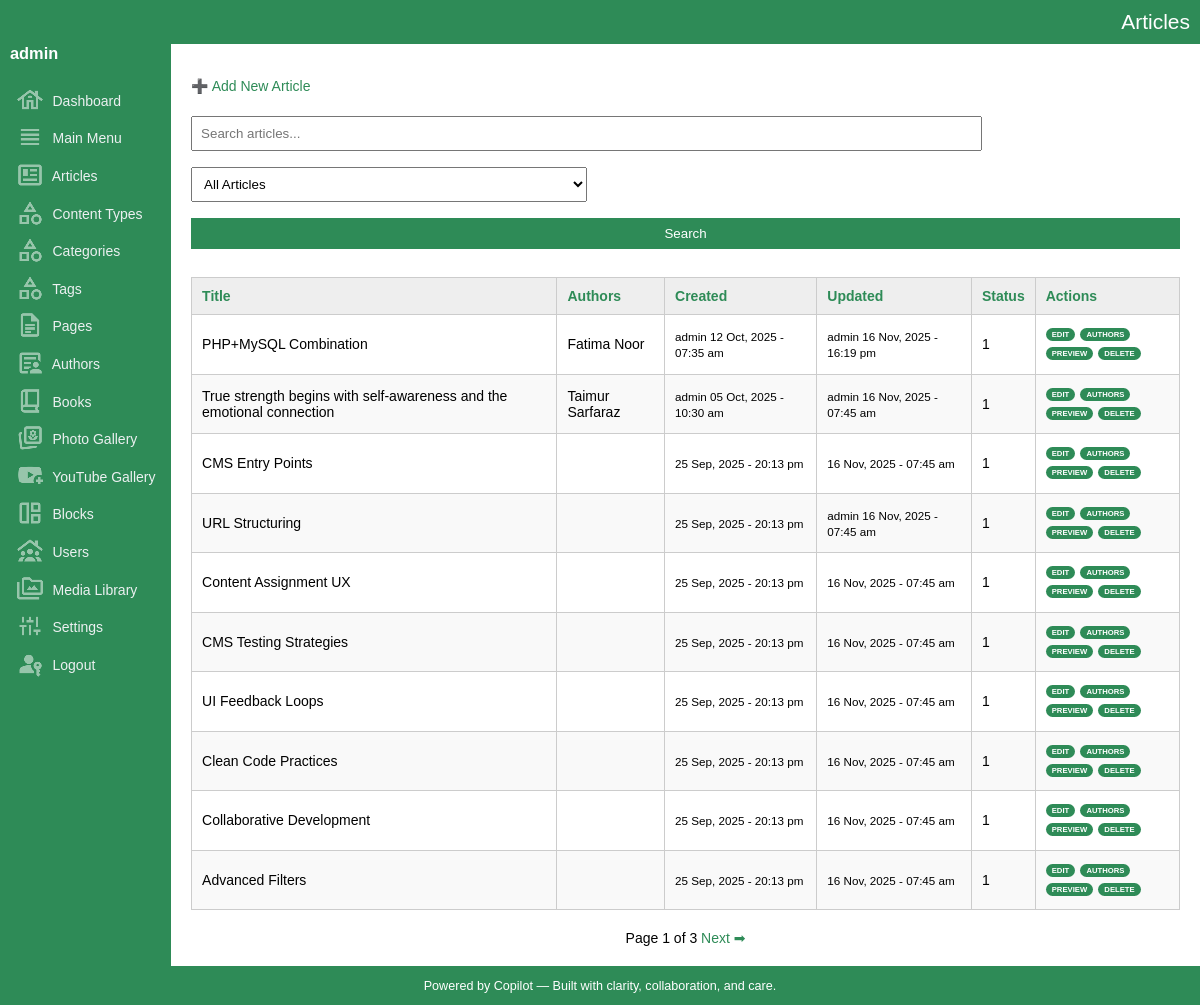
The page /admin/articles/list.php (signed in) on the database its author committed.
### tables this page shows
CREATE TABLE IF NOT EXISTS `articles` (
  `key_articles` int(10) UNSIGNED NOT NULL AUTO_INCREMENT,
  `key_media_banner` int(10) UNSIGNED DEFAULT '0',
  `document_code` varchar(50) NOT NULL DEFAULT '',
  `title` varchar(300) NOT NULL DEFAULT '',
  `title_sub` varchar(300) NOT NULL DEFAULT '',
  `article_snippet` varchar(1000) NOT NULL DEFAULT '',
  `article_content` mediumtext NOT NULL,
  `content_type` varchar(300) NOT NULL DEFAULT '',
  `book_indent_level` tinyint(4) NOT NULL DEFAULT '0',
  `url` varchar(200) NOT NULL DEFAULT '',
  `banner_image_url` varchar(2000) DEFAULT '',
  `sort` smallint(6) NOT NULL DEFAULT '0',
  `entry_date_time` datetime NOT NULL DEFAULT CURRENT_TIMESTAMP,
  `update_date_time` datetime NOT NULL DEFAULT CURRENT_TIMESTAMP ON UPDATE CURRENT_TIMESTAMP,
  `created_by` int(10) UNSIGNED DEFAULT NULL,
  `updated_by` int(10) UNSIGNED DEFAULT NULL,
  `is_featured` tinyint(1) NOT NULL DEFAULT '0',
  `show_on_home` tinyint(1) NOT NULL DEFAULT '1',
  `is_active` tinyint(1) DEFAULT '1',
  PRIMARY KEY (`key_articles`),
  KEY `fk_articles_media` (`key_media_banner`),
  KEY `entry_date_time` (`entry_date_time`),
  KEY `update_date_time` (`update_date_time`),
  KEY `is_active` (`is_active`),
  KEY `is_featured` (`is_featured`),
  KEY `document_code` (`document_code`)
);

CREATE TABLE IF NOT EXISTS `users` (
  `key_user` int(10) UNSIGNED NOT NULL AUTO_INCREMENT,
  `key_media_banner` int(10) UNSIGNED NOT NULL,
  `name` varchar(200) NOT NULL DEFAULT '',
  `username` varchar(100) NOT NULL,
  `password_hash` varchar(255) NOT NULL,
  `email` varchar(200) DEFAULT NULL,
  `role` enum('admin','editor','viewer') DEFAULT 'viewer',
  `is_active` tinyint(1) DEFAULT '1',
  `entry_date_time` datetime DEFAULT CURRENT_TIMESTAMP,
  `update_date_time` datetime DEFAULT CURRENT_TIMESTAMP ON UPDATE CURRENT_TIMESTAMP,
  `phone` varchar(20) DEFAULT NULL,
  `address` text,
  `city` varchar(100) DEFAULT NULL,
  `state` varchar(100) DEFAULT NULL,
  `country` varchar(100) DEFAULT NULL,
  `description` text,
  `url` varchar(200) DEFAULT NULL,
  `banner_image_url` varchar(2000) NOT NULL,
  PRIMARY KEY (`key_user`),
  UNIQUE KEY `username` (`username`)
);

### admin/articles/list.php (the view, shortened to what this page needs)
<?php
include_once('../../dbconnection.php');
include_once('../functions.php');
include_once('../layout.php');
?>
<p><a href="#" onclick="openModal()">➕ Add New Article</a></p>
<form method="get">
    <input type="text" name="q" placeholder="Search articles..." value="<?= htmlspecialchars($_GET['q'] ?? '') ?>">
    <select name="filter" onchange="this.form.submit()">
        <option value="">All Articles</option>
    </select>
    <input type="submit" value="Search">
</form>
<table>
	<thead>
		<tr>
			<th><?= sortLink('Title', 'title', $_GET['sort'] ?? '', $_GET['dir'] ?? '') ?></th>
			<th>Authors</th>
			<th><?= sortLink('Created', 'entry_date_time', $_GET['sort'] ?? '', $_GET['dir'] ?? '') ?></th>
			<th><?= sortLink('Updated', 'update_date_time', $_GET['sort'] ?? '', $_GET['dir'] ?? '') ?></th>
			<th><?= sortLink('Status', 'is_active', $_GET['sort'] ?? '', $_GET['dir'] ?? '') ?></th>
			<th>Actions</th>
		</tr>
	</thead>
	<tbody>
	<?php
	$limit = 10;
	$page = isset($_GET['page']) ? max(1, intval($_GET['page'])) : 1;
	$offset = ($page - 1) * $limit;
	$q = $_GET['q'] ?? '';
	$q = $conn->real_escape_string($q);
	$sort = $_GET['sort'] ?? 'entry_date_time';
	$dir = $_GET['dir'] ?? 'desc';
	$sql = "SELECT key_articles, title, article_snippet, entry_date_time, update_date_time, is_active
			FROM articles";
	$sql .= " ORDER BY $sort $dir LIMIT $limit OFFSET $offset";
	$result = $conn->query($sql);
	while ($row = $result->fetch_assoc()) {
		$keyArticles = $row['key_articles'];
		$createdUpdated = $conn->query("SELECT
			a.key_articles,
			u1.username AS creator,
			u2.username AS updater
			FROM articles a
			LEFT JOIN users u1 ON a.created_by = u1.key_user
			LEFT JOIN users u2 ON a.updated_by = u2.key_user
			WHERE key_articles = $keyArticles")->fetch_assoc();
		$authRes = $conn->query("SELECT a.name FROM authors a JOIN article_authors aa ON a.key_authors = aa.key_authors WHERE aa.key_articles = $keyArticles");
		$authorNames = [];
		while ($a = $authRes->fetch_assoc()) {
		  $authorNames[] = $a['name'];
		}
		$authorDisplay = implode(', ', $authorNames);
		$date_created = date_format(date_create($row["entry_date_time"]), "d M, Y - H:i a");
		$date_updated = date_format(date_create($row["update_date_time"]), "d M, Y - H:i a");
		echo "<tr>
		<td>{$row['title']}</td>
		<td>" . htmlspecialchars($authorDisplay) . "</td>
		<td><small>{$createdUpdated['creator']} $date_created</small></td>
		<td><small>{$createdUpdated['updater']} $date_updated</small></td>
		<td>{$row['is_active']}</td>
		<td class='record-action-links'>
		  <a href='#' onclick='editItem({$row['key_articles']}, \"get_article.php\", [\"title\",\"title_sub\",\"article_snippet\",\"article_content\",\"url\",\"book_indent_level\",\"banner_image_url\",\"key_media_banner\",\"sort\",\"entry_date_time\",\"update_date_time\",\"is_featured\",\"show_on_home\",\"is_active\"])'>Edit</a>
		  <a href='#' onclick='openAuthorModal({$row['key_articles']})'>Authors</a>
		  <a href='preview.php?id={$row['key_articles']}' target='_blank'>Preview</a>
		  <a href='delete.php?id={$row['key_articles']}' onclick='return confirm(\"Delete this article?\")'>Delete</a>
		</td>
		</tr>";
	}
	$countSql = "SELECT COUNT(*) AS total FROM articles";
	$countResult = $conn->query($countSql);
	$totalArticles = $countResult->fetch_assoc()['total'];
	$totalPages = ceil($totalArticles / $limit);
	?>
	</tbody>
</table>
<div id="pager">
	Page <?php echo $page; ?> of <?php echo $totalPages; ?>
	<?php if ($page < $totalPages): ?>
	<a href="?page=<?php echo $page + 1; ?>&q=<?php echo urlencode($q); ?>&sort=<?php echo urlencode($sort); ?>&dir=<?php echo urlencode($dir); ?>">Next ➡</a>
	<?php endif; ?>
</div>

### admin/assets/css/style.css (style rules this page uses)
body { margin:0; font-family:Arial, sans-serif; font-size:14px; }
a { color:seagreen; text-decoration:none; }
table { width:100%; border-collapse:collapse; margin-top:20px; }
table th, table td { padding:10px; border:1px solid #ccc; text-align:left; }
table th { background:#eee; color:seagreen; }
tr:nth-child(even) { background:#f9f9f9; }
form select, form input[type="number"], #username, #password { width:40%; padding:8px; margin:8px 0; box-sizing:border-box; }
form input[type="text"], form input[type="url"], form input[type="tel"], form input[type="email"] { width:80%; padding:8px; margin:8px 0; box-sizing:border-box; }
form textarea, form input[type="submit"] { width:100%; padding:8px; margin:8px 0; box-sizing:border-box; }
form input[type="submit"] { background:seagreen; color:#fff; border:none; cursor:pointer; }
.record-action-links { text-transform:uppercase; font-size:.55em; font-weight:bold; word-spacing:3px; line-height:250%; max-width:150px; }
.record-action-links a { background-color:seagreen; color:#FFF; border-radius:30px; padding:2px 6px 2px 6px; }
#pager { margin-top:20px; text-align:center; }

### rows shown on the page
articles: title "PHP+MySQL Combination", authorDisplay "Fatima Noor", users.username "admin", entry_date_time "12 Oct, 2025 - 07:35 am", update_date_time "16 Nov, 2025 - 16:19 pm", is_active "1"
articles: title "True strength begins with self-awareness and the emotional connection", authorDisplay "Taimur Sarfaraz", users.username "admin", entry_date_time "05 Oct, 2025 - 10:30 am", update_date_time "16 Nov, 2025 - 07:45 am", is_active "1"
articles: title "CMS Entry Points", entry_date_time "25 Sep, 2025 - 20:13 pm", update_date_time "16 Nov, 2025 - 07:45 am", is_active "1"
articles: title "URL Structuring", entry_date_time "25 Sep, 2025 - 20:13 pm", users.username "admin", update_date_time "16 Nov, 2025 - 07:45 am", is_active "1"
articles: title "Content Assignment UX", entry_date_time "25 Sep, 2025 - 20:13 pm", update_date_time "16 Nov, 2025 - 07:45 am", is_active "1"
articles: title "CMS Testing Strategies", entry_date_time "25 Sep, 2025 - 20:13 pm", update_date_time "16 Nov, 2025 - 07:45 am", is_active "1"
articles: title "UI Feedback Loops", entry_date_time "25 Sep, 2025 - 20:13 pm", update_date_time "16 Nov, 2025 - 07:45 am", is_active "1"
articles: title "Clean Code Practices", entry_date_time "25 Sep, 2025 - 20:13 pm", update_date_time "16 Nov, 2025 - 07:45 am", is_active "1"
articles: title "Collaborative Development", entry_date_time "25 Sep, 2025 - 20:13 pm", update_date_time "16 Nov, 2025 - 07:45 am", is_active "1"
articles: title "Advanced Filters", entry_date_time "25 Sep, 2025 - 20:13 pm", update_date_time "16 Nov, 2025 - 07:45 am", is_active "1"

### other values the page prints
$title "Articles"
$username "admin"
$label "Title Created Updated Status"
$page "1"
$totalPages "3"
